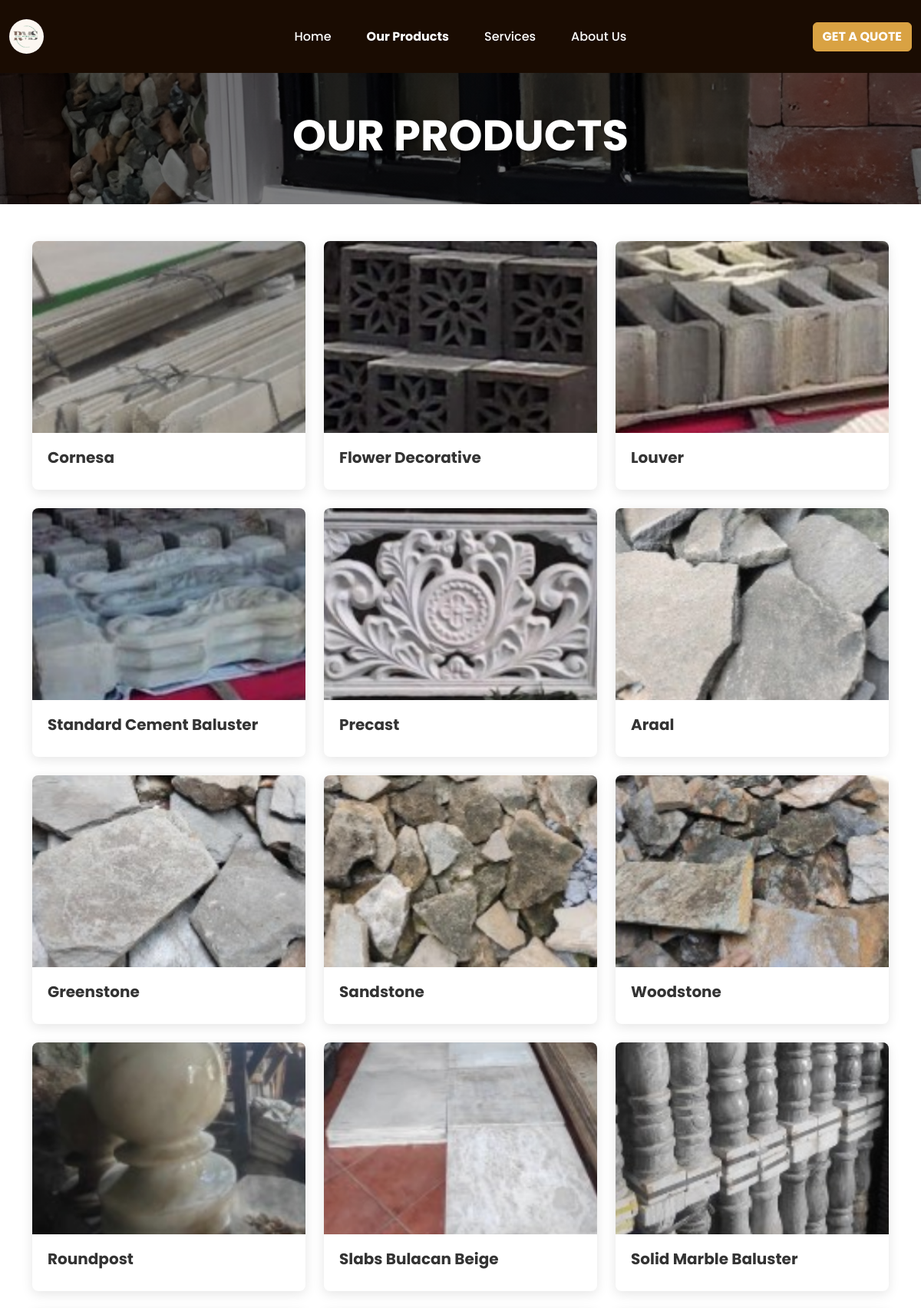
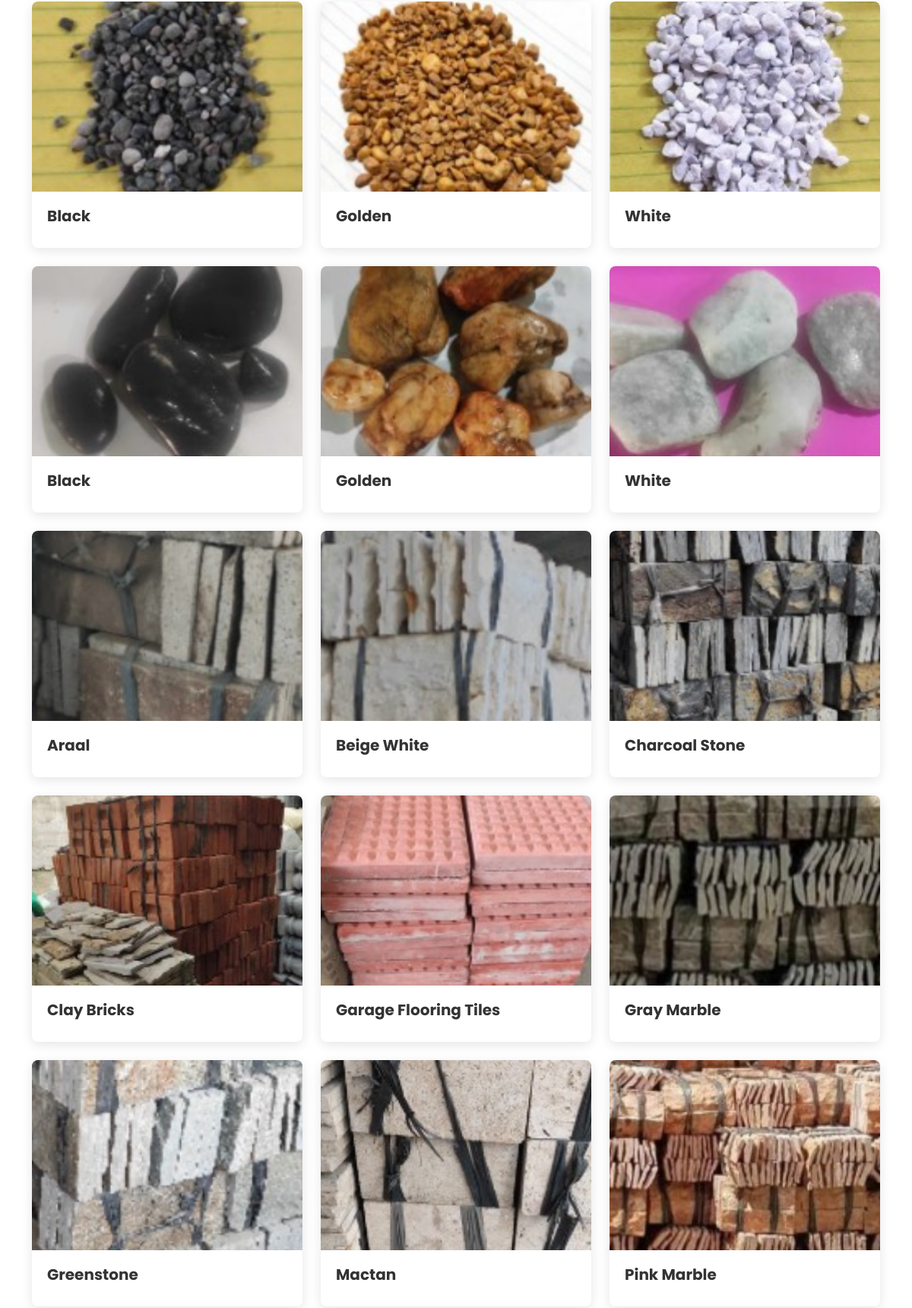
/products.php (upper part), run on the app's committed database (2 pictures, top to bottom).
### tables this page shows
CREATE TABLE `products` (
  `product_id` bigint(20) NOT NULL,
  `product_name` varchar(100) NOT NULL,
  `category` varchar(25) NOT NULL,
  `product_description` varchar(1000) NOT NULL,
  `product_image` varchar(100) NOT NULL
);

### products.php (the view, shortened to what this page needs)
<?php
    include("connection.php");
        $sql = "SELECT * from products";
        $result = mysqli_query($con, $sql);
?>
<!DOCTYPE html>
<html lang="en">
<head>
    <link href="https://cdn.jsdelivr.net/npm/bootstrap@5.3.0/dist/css/bootstrap.min.css" rel="stylesheet">
    <link rel="stylesheet" href="https://cdnjs.cloudflare.com/ajax/libs/font-awesome/6.4.0/css/all.min.css">
    <link rel="stylesheet" href="styles.css">
</head>
<body>
    <nav class="navbar navbar-expand-lg navbar-dark">
        <div class="container-fluid">
            <div class="collapse navbar-collapse d-lg-flex" id="navbarNav">
                <a class="navbar-brand col-lg-3 me-0" href="home.php">
                    <img src="images/rosal_marble_supply-logo.jpg" class="logo-img">
                </a>
                <ul class="navbar-nav col-lg-6 justify-content-lg-center">
                    <li class="nav-item"><a class="nav-link" href="home.php">Home</a></li>
                    <li class="nav-item"><a class="nav-link active" href="products.php">Our Products</a></li>
                    <li class="nav-item"><a class="nav-link" href="services.php">Services</a></li>
                    <li class="nav-item"><a class="nav-link" href="about.php">About Us</a></li>
                </ul>
                <div class="d-lg-flex col-lg-3 justify-content-lg-end">
                    <a href="quote.php" class="btn btn-primary">GET A QUOTE</a>
                </div>
            </div>
        </div>
    </nav>
    <section class="products-header py-5">
        <div class="container text-center">
            <h1 class="display-4 fw-bold">OUR PRODUCTS</h1>
        </div>
    </section>
<section class="products-grid py-5">
    <div class="container">
        <div class="row g-4">
            <?php while($row = mysqli_fetch_assoc($result)) { ?>
                <div class="col-md-6 col-lg-4">
                    <div class="product-card" onclick="showProductModal('<?php echo $row['product_name']; ?>', '<?php echo $row['category']; ?>','<?php echo $row['product_description']; ?>', 'uploads/<?php echo $row['product_image']; ?>')">
                        <div class="product-image">
                            <img src="uploads/<?php echo $row['product_image']; ?>" alt="<?php echo $row['product_name']; ?>" class="img-fluid">
                        </div>
                        <div class="product-info">
                            <h4 class="product-title"><?php echo $row['product_name']; ?></h4>
                        </div>
                    </div>
                </div>
            <?php } ?>
        </div>
    </div>
</section>
</body>
</html>

### styles.css (style rules this page uses)
body { color: #fff; font-family: "Poppins"; }
.navbar { background-color: #1A0C02; padding: 20px 0; }
.logo-img { height: 45px; width: 45px; border-radius: 50%; background-color: white; }
.navbar-nav .nav-link { color: white; font-weight: 500; margin: 0 15px; }
.navbar-nav .nav-link.active { font-weight: bold; }
.btn-primary, .btn-secondary, .btn-tertiary { background-color: #D9A243; border-color: #D9A243; color: white; font-weight: bold; }
.products-header, .services-header, .about-header, .clients-header { background-image: linear-gradient(rgba(0, 0, 0, 0.5), rgba(0, 0, 0, 0.5)), url('images/rosal-products.jpg'); background-repeat: no-repeat; background-position: center center; background-size: cover; color: white; padding: 150px 0; text-shadow: 2px 2px 4px rgba(0, 0, 0, 0.5); }
.products-grid, .services-section, .about-content { background-color: white; padding: 60px 0; color: #333; }
.product-card, .service-item { background-color: white; color: black; border-radius: 8px; overflow: hidden; box-shadow: 0 4px 15px rgba(0, 0, 0, 0.1); transition: transform 0.3s ease, box-shadow 0.3s ease; cursor: pointer; height: 100%; display: flex; flex-direction: column; }
.product-image, .service-image { height: 250px; overflow: hidden; position: relative; }
.product-image img, .service-image img { width: 100%; height: 100%; object-fit: cover; transition: transform 0.5s ease; }
.product-info { padding: 20px; flex-grow: 1; display: flex; flex-direction: column; justify-content: space-between; }
.product-title { font-weight: bold; color: #333; font-size: 20px; margin-bottom: 10px; }

### data on the page
products: product_image (picture), product_name "Cornesa"
products: product_image (picture), product_name "Flower Decorative"
products: product_image (picture), product_name "Louver"
products: product_image (picture), product_name "Standard Cement Baluster"
products: product_image (picture), product_name "Precast"
products: product_image (picture), product_name "Araal"
products: product_image (picture), product_name "Greenstone"
products: product_image (picture), product_name "Sandstone"
products: product_image (picture), product_name "Woodstone"
products: product_image (picture), product_name "Roundpost"
products: product_image (picture), product_name "Slabs Bulacan Beige"
products: product_image (picture), product_name "Solid Marble Baluster"
products: product_image (picture), product_name "Black"
products: product_image (picture), product_name "Golden"
products: product_image (picture), product_name "White"
products: product_image (picture), product_name "Black"
products: product_image (picture), product_name "Golden"
products: product_image (picture), product_name "White"
products: product_image (picture), product_name "Araal"
products: product_image (picture), product_name "Beige White"
products: product_image (picture), product_name "Charcoal Stone"
products: product_image (picture), product_name "Clay Bricks"
products: product_image (picture), product_name "Garage Flooring Tiles"
products: product_image (picture), product_name "Gray Marble"
products: product_image (picture), product_name "Greenstone"
products: product_image (picture), product_name "Mactan"
products: product_image (picture), product_name "Pink Marble"
